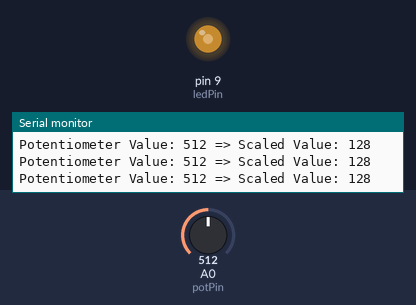
Bench run of a sketch on a simulated Arduino Uno, built with avr-gcc and run on an emulated ATmega328P. Parts: output pins drawn as LEDs (lit = HIGH), the last lines printed to the serial monitor. The test bench sets the inputs (shaded band); at power-on: A0 (potPin) = 512.

Above: at 1.2 s.
1.3 s: A0 (potPin) set to 407
At 2.1 s:
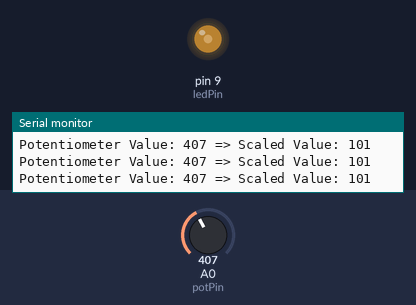
2.8 s: A0 (potPin) set to 391
At 3.7 s:
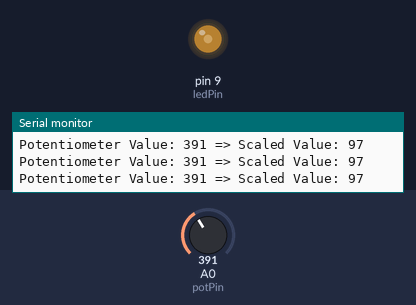
4.3 s: A0 (potPin) set to 111
At 5.4 s:
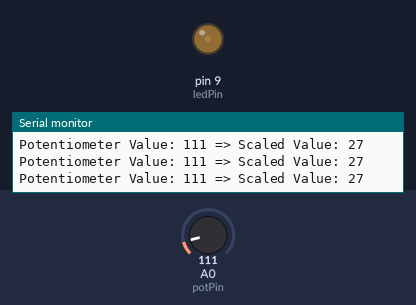
5.8 s: A0 (potPin) set to 94
At 6.5 s:
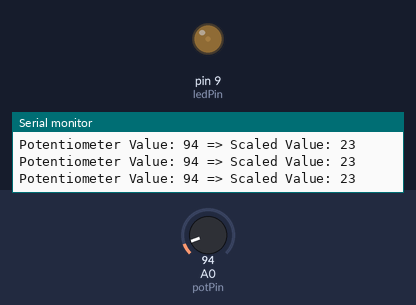
8.8 s: A0 (potPin) set to 716
At 9.9 s:
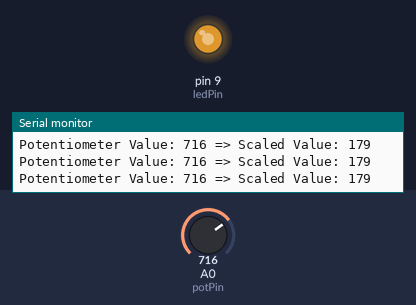
10.3 s: A0 (potPin) set to 0
At 10.8 s:
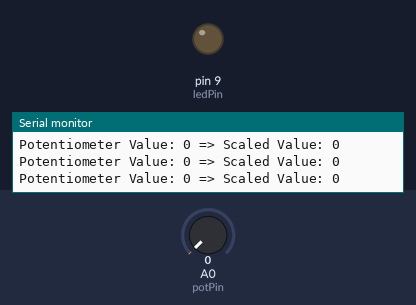
Timing chart, 0 to 12.8 s (numbered marks = the images above; inputs shaded):
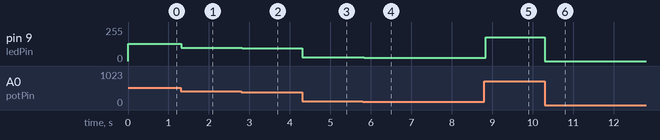

The sketch:

PWMlinear.ino
```cpp
const int potPin = A0; // A0 nolasa potenciometra vērtību [0;1023]
const int ledPin = 9; // 9.kontakts sūta spriegumu LED+rezistora ķēdei

void setup() {
  Serial.begin(9600); // komunikācija caur seriālo portu
}

void loop() {
  int x = analogRead(potPin);
  int y = x / 4;  // rakstīt var vērtības intervālā [0;255]
  analogWrite(ledPin, y);

  // Izdrukā vērtības, lai varētu atkļūdot
  Serial.print("Potentiometer Value: ");
  Serial.print(x);
  Serial.print(" => Scaled Value: ");
  Serial.println(y);

  // Drusku pagaida, lai stabilāk lasītu/rakstītu
  delay(10);
}
```

Measured:
- after the input at 1.3 s, pin 9 (ledPin): 128/255 → 101/255 at once
- after the input at 2.8 s, pin 9 (ledPin): 101/255 → 97/255 at once
- after the input at 4.3 s, pin 9 (ledPin): 97/255 → 27/255 at once
- after the input at 5.8 s, pin 9 (ledPin): 27/255 → 23/255 at once
- after the input at 8.8 s, pin 9 (ledPin): 23/255 → 179/255 at once
- after the input at 10.3 s, pin 9 (ledPin): 179/255 → 0/255 at once
